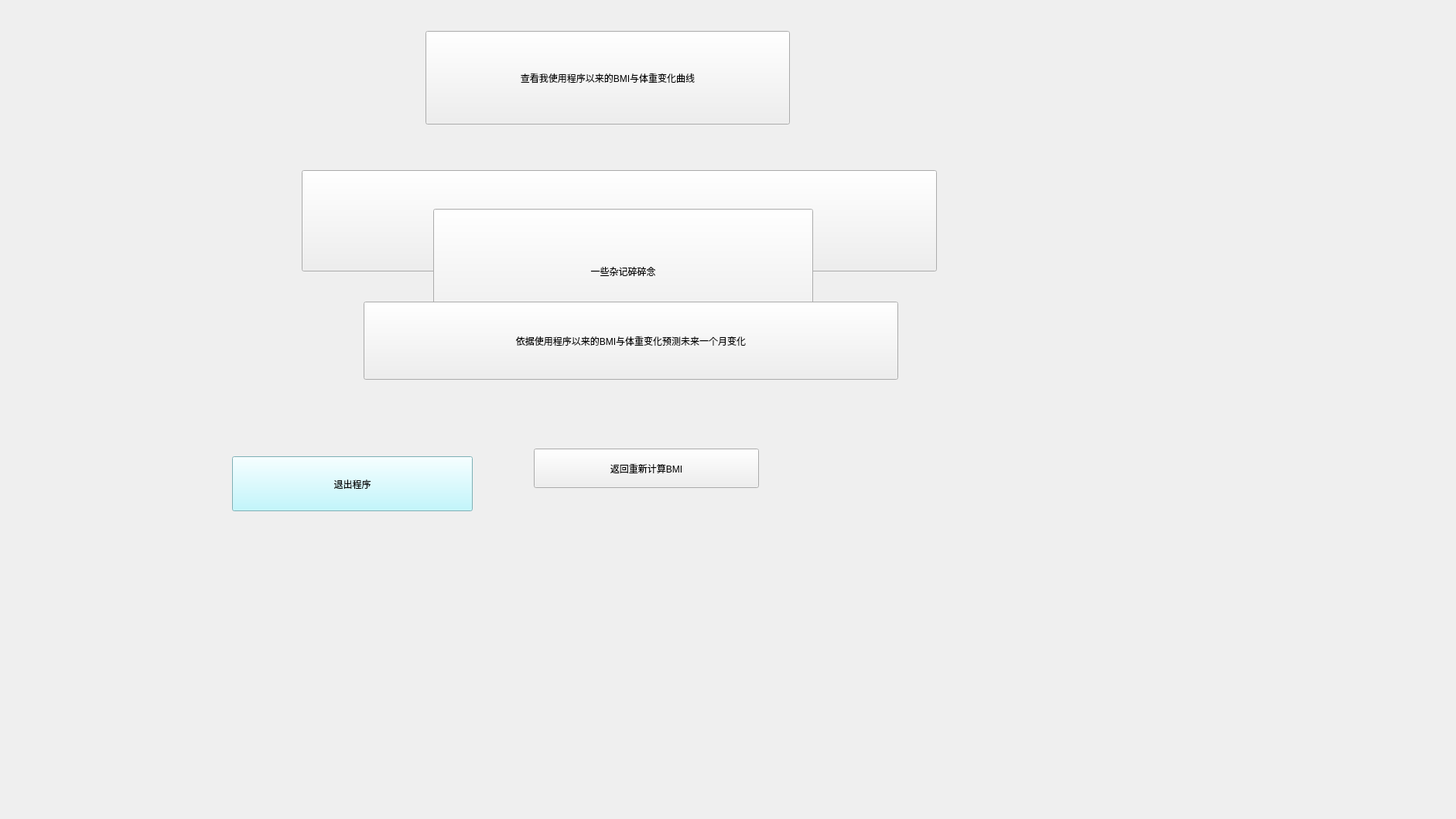
<?xml version="1.0" encoding="UTF-8"?>
<ui version="4.0">
 <class>MainWindow</class>
 <widget class="QMainWindow" name="MainWindow">
  <property name="geometry">
   <rect>
    <x>0</x>
    <y>0</y>
    <width>1882</width>
    <height>1059</height>
   </rect>
  </property>
  <property name="minimumSize">
   <size>
    <width>1882</width>
    <height>1059</height>
   </size>
  </property>
  <property name="maximumSize">
   <size>
    <width>1882</width>
    <height>1059</height>
   </size>
  </property>
  <property name="windowTitle">
   <string>我的档案__222</string>
  </property>
  <property name="styleSheet">
   <string notr="true"/>
  </property>
  <widget class="QWidget" name="centralwidget">
   <widget class="QPushButton" name="look_change_line_button">
    <property name="geometry">
     <rect>
      <x>550</x>
      <y>40</y>
      <width>471</width>
      <height>121</height>
     </rect>
    </property>
    <property name="text">
     <string>查看我使用程序以来的BMI与体重变化曲线</string>
    </property>
   </widget>
   <widget class="QPushButton" name="next_plan_button">
    <property name="geometry">
     <rect>
      <x>390</x>
      <y>220</y>
      <width>821</width>
      <height>131</height>
     </rect>
    </property>
    <property name="text">
     <string>依据过去七天内的体重，卡路里摄入与消耗数据预测未来一个月体重与BMI变化</string>
    </property>
   </widget>
   <widget class="QPushButton" name="deep_analse">
    <property name="geometry">
     <rect>
      <x>300</x>
      <y>590</y>
      <width>311</width>
      <height>71</height>
     </rect>
    </property>
    <property name="styleSheet">
     <string notr="true">background-color: rgb(175, 247, 255);</string>
    </property>
    <property name="text">
     <string>退出程序</string>
    </property>
   </widget>
   <widget class="QPushButton" name="back_jisuan_BMI_2">
    <property name="geometry">
     <rect>
      <x>690</x>
      <y>580</y>
      <width>291</width>
      <height>51</height>
     </rect>
    </property>
    <property name="text">
     <string>返回重新计算BMI</string>
    </property>
   </widget>
   <widget class="QPushButton" name="diary_button">
    <property name="geometry">
     <rect>
      <x>560</x>
      <y>270</y>
      <width>491</width>
      <height>161</height>
     </rect>
    </property>
    <property name="text">
     <string>一些杂记碎碎念</string>
    </property>
   </widget>
   <widget class="QPushButton" name="last_predit_button">
    <property name="geometry">
     <rect>
      <x>470</x>
      <y>390</y>
      <width>691</width>
      <height>101</height>
     </rect>
    </property>
    <property name="text">
     <string>依据使用程序以来的BMI与体重变化预测未来一个月变化</string>
    </property>
   </widget>
  </widget>
 </widget>
 <resources>
  <include location="res.qrc"/>
 </resources>
 <connections>
  <connection>
   <sender>deep_analse</sender>
   <signal>clicked()</signal>
   <receiver>MainWindow</receiver>
   <slot>close()</slot>
   <hints>
    <hint type="sourcelabel">
     <x>666</x>
     <y>388</y>
    </hint>
    <hint type="destinationlabel">
     <x>483</x>
     <y>357</y>
    </hint>
   </hints>
  </connection>
 </connections>
</ui>
